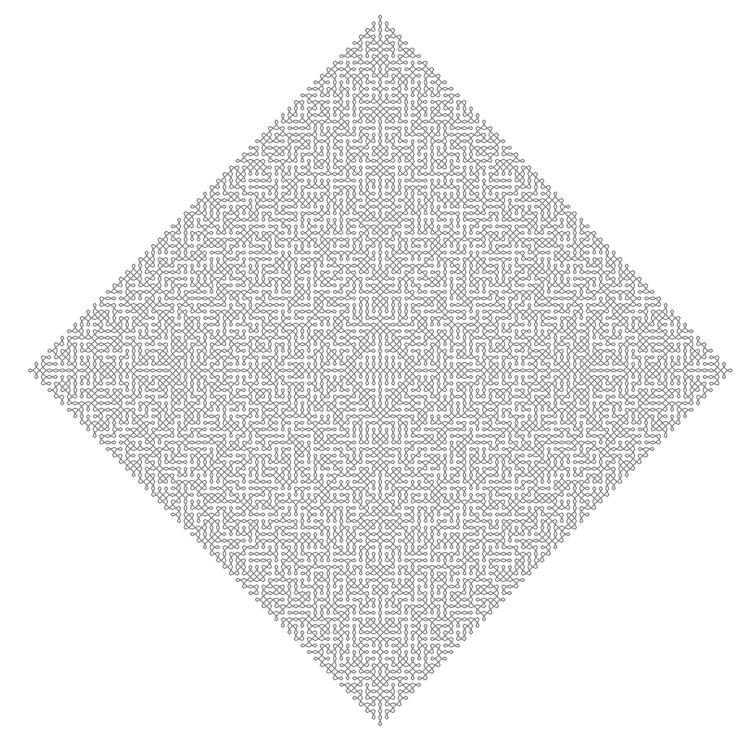
#> input picture data/datasets/pulli_kolam/kolam109-14.jpg, 1500 x 1500 px (shown at 1/2 size)
$ python -i image_processor.py   (imports and definitions only)   (older library calls are emulated)
#> lines starting #> are read from the running program, lines starting #| are printed output that depends on the picture; after the words box and inside, x2 and y2 are one past the last pixel; in counts of white or black regions, pixels touching at a corner belong together
import cv2
import numpy as np
from typing import Tuple, List, Optional, Dict, Union
import math
from scipy import ndimage
from skimage import filters, morphology, restoration
from skimage.segmentation import watershed
from skimage.feature import peak_local_maxima
import logging

# Configure logging
# [1 line not run here, left out]
logger = logging.getLogger(__name__)

class ImageProcessor:
    """
    Core image processing utilities using OpenCV for Kolam pattern analysis.
    Provides preprocessing, edge detection, contour analysis, and enhancement methods.
    """

    def __init__(self):
        # Canny edge detection thresholds
        self.canny_thresholds = {
            'low': 50,
            'high': 150,
            'aperture_size': 3,
            'l2_gradient': False
        }

        # Morphological kernel sizes
        self.kernel_size = {
            'small': (3, 3),
            'medium': (5, 5),
            'large': (7, 7),
            'xlarge': (9, 9)
        }

        # Gaussian blur parameters
        self.blur_params = {
            'kernel_size': (5, 5),
            'sigma_x': 1.0,
            'sigma_y': 1.0
        }

        # Noise reduction parameters
        self.denoise_params = {
            'h': 10,
            'template_window_size': 7,
            'search_window_size': 21
        }

        # Histogram equalization parameters
        self.clahe_params = {
            'clip_limit': 2.0,
            'tile_grid_size': (8, 8)
        }

    # [50 lines left out: function preprocess, not called in this run]

    def detect_edges(self, image: np.ndarray,
                    method: str = 'canny',
                    auto_threshold: bool = False,
                    **kwargs) -> np.ndarray:
        """
        Detect edges using various methods optimized for Kolam patterns.

        Args:
            image: Input grayscale image
            method: Edge detection method ('canny', 'sobel', 'laplacian', 'scharr')
            auto_threshold: Whether to automatically determine thresholds
            **kwargs: Additional parameters for edge detection

        Returns:
            Binary edge image
        """
        if method == 'canny':
            return self._canny_edges(image, auto_threshold, **kwargs)
        elif method == 'sobel':
            return self._sobel_edges(image, **kwargs)
        elif method == 'laplacian':
            return self._laplacian_edges(image, **kwargs)
        elif method == 'scharr':
            return self._scharr_edges(image, **kwargs)
        else:
            logger.warning(f"Unknown edge detection method: {method}. Using Canny.")
            return self._canny_edges(image, auto_threshold, **kwargs)

    def find_contours(self, image: np.ndarray,
                     mode: int = cv2.RETR_EXTERNAL,
                     method: int = cv2.CHAIN_APPROX_SIMPLE,
                     min_area: float = 100.0,
                     max_area: Optional[float] = None) -> List[np.ndarray]:
        """
        Find and filter contours suitable for Kolam analysis.

        Args:
            image: Binary input image
            mode: Contour retrieval mode
            method: Contour approximation method
            min_area: Minimum contour area to keep
            max_area: Maximum contour area to keep (None for no limit)

        Returns:
            List of filtered contours
        """
        try:
            # Ensure binary image
            if len(image.shape) == 3:
                image = cv2.cvtColor(image, cv2.COLOR_BGR2GRAY)

            _, binary = cv2.threshold(image, 127, 255, cv2.THRESH_BINARY)

            # Find contours
            contours, hierarchy = cv2.findContours(binary, mode, method)

            # Filter contours by area
            filtered_contours = []
            for contour in contours:
                area = cv2.contourArea(contour)
                if area >= min_area:
                    if max_area is None or area <= max_area:
                        filtered_contours.append(contour)

            logger.info(f"Found {len(filtered_contours)} valid contours out of {len(contours)} total")
            return filtered_contours

        except Exception as e:
            logger.error(f"Error finding contours: {e}")
            return []

    def enhance_contrast(self, image: np.ndarray, method: str = 'clahe') -> np.ndarray:
        """
        Enhance image contrast using various methods.

        Args:
            image: Input grayscale image
            method: Enhancement method ('clahe', 'hist_eq', 'gamma', 'adaptive')

        Returns:
            Contrast-enhanced image
        """
        if method == 'clahe':
            return self._clahe_enhancement(image)
        elif method == 'hist_eq':
            return cv2.equalizeHist(image)
        elif method == 'gamma':
            return self._gamma_correction(image, gamma=1.2)
        elif method == 'adaptive':
            return self._adaptive_enhancement(image)
        else:
            logger.warning(f"Unknown contrast method: {method}. Using CLAHE.")
            return self._clahe_enhancement(image)

    def remove_noise(self, image: np.ndarray, method: str = 'non_local_means') -> np.ndarray:
        """
        Remove noise from image using various denoising methods.

        Args:
            image: Input grayscale image
            method: Denoising method ('non_local_means', 'gaussian', 'bilateral', 'median')

        Returns:
            Denoised image
        """
        try:
            if method == 'non_local_means':
                return cv2.fastNlMeansDenoising(
                    image,
                    h=self.denoise_params['h'],
                    templateWindowSize=self.denoise_params['template_window_size'],
                    searchWindowSize=self.denoise_params['search_window_size']
                )
            elif method == 'gaussian':
                return cv2.GaussianBlur(image, self.blur_params['kernel_size'],
                                      self.blur_params['sigma_x'])
            elif method == 'bilateral':
                return cv2.bilateralFilter(image, 9, 75, 75)
            elif method == 'median':
                return cv2.medianBlur(image, 5)
            else:
                logger.warning(f"Unknown denoising method: {method}. Using Non-local means.")
                return cv2.fastNlMeansDenoising(image)

        except Exception as e:
            logger.error(f"Error in noise removal: {e}")
            return image

    # [279 lines left out: functions geometric_transformations, morphological_operations, segment_pattern, detect_lines, detect_circles, skeletonize and 2 more, not called in this run]

    def _canny_edges(self, image: np.ndarray, auto_threshold: bool, **kwargs) -> np.ndarray:
        """Apply Canny edge detection."""
        if auto_threshold:
            # Automatic threshold selection using Otsu's method
            high_thresh, _ = cv2.threshold(image, 0, 255, cv2.THRESH_BINARY + cv2.THRESH_OTSU)
            low_thresh = 0.5 * high_thresh
        else:
            low_thresh = kwargs.get('low_thresh', self.canny_thresholds['low'])
            high_thresh = kwargs.get('high_thresh', self.canny_thresholds['high'])

        aperture_size = kwargs.get('aperture_size', self.canny_thresholds['aperture_size'])
        l2_gradient = kwargs.get('l2_gradient', self.canny_thresholds['l2_gradient'])

        return cv2.Canny(image, low_thresh, high_thresh,
                        apertureSize=aperture_size, L2gradient=l2_gradient)

    # [42 lines left out: functions _sobel_edges, _laplacian_edges, _scharr_edges, not called in this run]

    def _clahe_enhancement(self, image: np.ndarray) -> np.ndarray:
        """Apply CLAHE (Contrast Limited Adaptive Histogram Equalization)."""
        clahe = cv2.createCLAHE(
            clipLimit=self.clahe_params['clip_limit'],
            tileGridSize=self.clahe_params['tile_grid_size']
        )
        return clahe.apply(image)

    # [8 lines left out: function _gamma_correction, not called in this run]

    def _adaptive_enhancement(self, image: np.ndarray) -> np.ndarray:
        """Apply adaptive histogram equalization."""
        return cv2.createCLAHE(clipLimit=3.0, tileGridSize=(8,8)).apply(image)

    # [444 lines left out: functions _get_morphological_kernel, _watershed_segmentation, _kmeans_segmentation, _threshold_segmentation, _region_growing_segmentation, _region_grow and 11 more, not called in this run]

    def visualize_processing_steps(self, image: np.ndarray,
                                 steps: List[str] = None) -> Dict[str, np.ndarray]:
        """
        Visualize various image processing steps for debugging.

        Args:
            image: Input image
            steps: List of processing steps to visualize

        Returns:
            Dictionary of processed images for each step
        """
        if steps is None:
            steps = ['original', 'grayscale', 'denoised', 'enhanced', 'edges', 'contours']

        results = {}

        try:
            # Original
            if 'original' in steps:
                results['original'] = image.copy()

            # Convert to grayscale
            if len(image.shape) == 3:
                gray = cv2.cvtColor(image, cv2.COLOR_BGR2GRAY)
            else:
                gray = image.copy()

            if 'grayscale' in steps:
                results['grayscale'] = gray

            # Denoised
            if 'denoised' in steps:
                denoised = self.remove_noise(gray)
                results['denoised'] = denoised
            else:
                denoised = gray

            # Enhanced contrast
            if 'enhanced' in steps:
                enhanced = self.enhance_contrast(denoised)
                results['enhanced'] = enhanced
            else:
                enhanced = denoised

            # Edge detection
            if 'edges' in steps:
                edges = self.detect_edges(enhanced)
                results['edges'] = edges

            # Contours
            if 'contours' in steps:
                contours = self.find_contours(enhanced if 'edges' not in steps else edges)
                contour_img = np.zeros_like(gray)
                cv2.drawContours(contour_img, contours, -1, 255, 2)
                results['contours'] = contour_img

            # Morphological operations
            if 'morphology' in steps:
                if 'edges' in results:
                    morph = self.morphological_operations(results['edges'], 'close')
                else:
                    edges = self.detect_edges(enhanced)
                    morph = self.morphological_operations(edges, 'close')
                results['morphology'] = morph

            # Skeleton
            if 'skeleton' in steps:
                if 'edges' in results:
                    skeleton = self.skeletonize(results['edges'])
                else:
                    edges = self.detect_edges(enhanced)
                    skeleton = self.skeletonize(edges)
                results['skeleton'] = skeleton

        except Exception as e:
            logger.error(f"Error in visualization: {e}")

        return results

    # [56 lines left out: functions save_processing_results, test_image_processor, not called in this run]

# [2 lines not run here, left out]

>>> import cv2
>>> picture = cv2.imread('../data/datasets/pulli_kolam/kolam109-14.jpg')
#> picture is the input picture: shape (1500, 1500, 3); min 91, max 255, mean 235
>>> result = ImageProcessor().visualize_processing_steps(picture)
#> in _clahe_enhancement, `return clahe.apply(image)`:
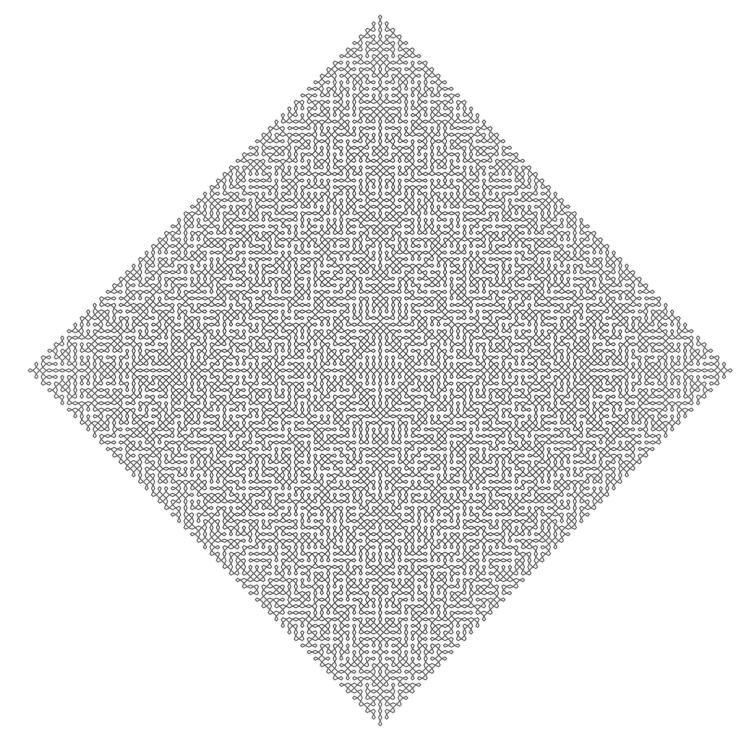
#> returned value: shape (1500, 1500) (shown at 1/2 size); min 40, max 255, mean 227.7
#> in _canny_edges, `return cv2.Canny(image, low_thresh, high_thresh, apertureSize=aperture..`:
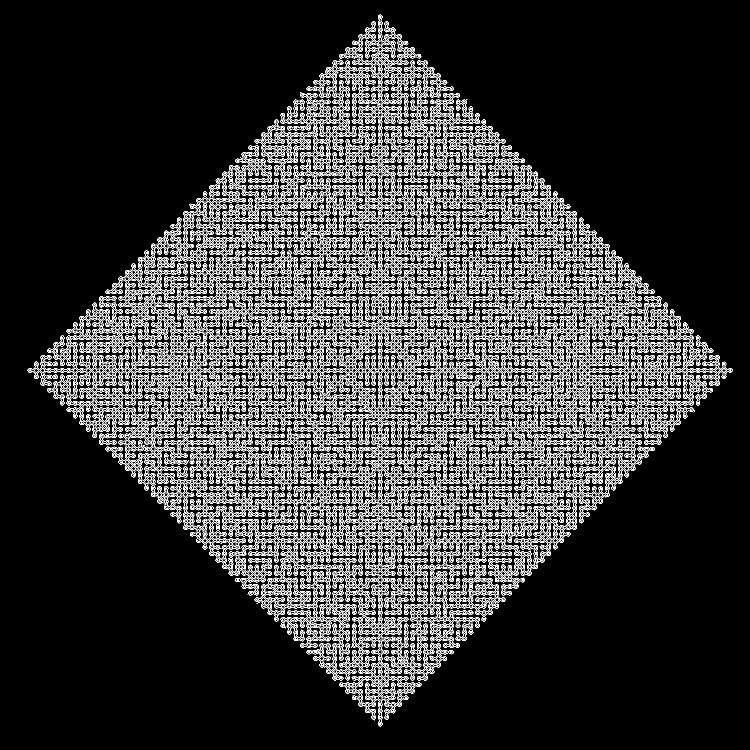
#> returned value: shape (1500, 1500) (shown at 1/2 size); 13% white in thin lines or dots, all inside (x1, y1, x2, y2) = (55, 29, 1465, 1453)
#> in find_contours, `contours, hierarchy = cv2.findContours(binary, mode, method)`: contours = 5193 contours, 2363 with area under 20; largest, box (x1, y1, x2, y2) and area: (132, 42, 869, 684) 21044, (756, 29, 1465, 1224) 12282, (866, 821, 1219, 1014) 11246, (749, 520, 1083, 648) 9738, (833, 369, 1109, 484) 8618
#> the loop in find_contours, `for contour in contours:` made 5193 passes
#> area on passes 3, 4, 6: 20.5, 20.5, 31
#> after the loop in find_contours, `for contour in contours:`: filtered_contours = 472 contours; largest, box (x1, y1, x2, y2) and area: (132, 42, 869, 684) 21044, (756, 29, 1465, 1224) 12282, (866, 821, 1219, 1014) 11246, (749, 520, 1083, 648) 9738, (833, 369, 1109, 484) 8618
#> in visualize_processing_steps, `contours = self.find_contours(enhanced if 'edges' not in steps else ed..`: contours has the same summary as filtered_contours in find_contours
#> in visualize_processing_steps, `cv2.drawContours(contour_img, contours, -1, 255, 2)`:
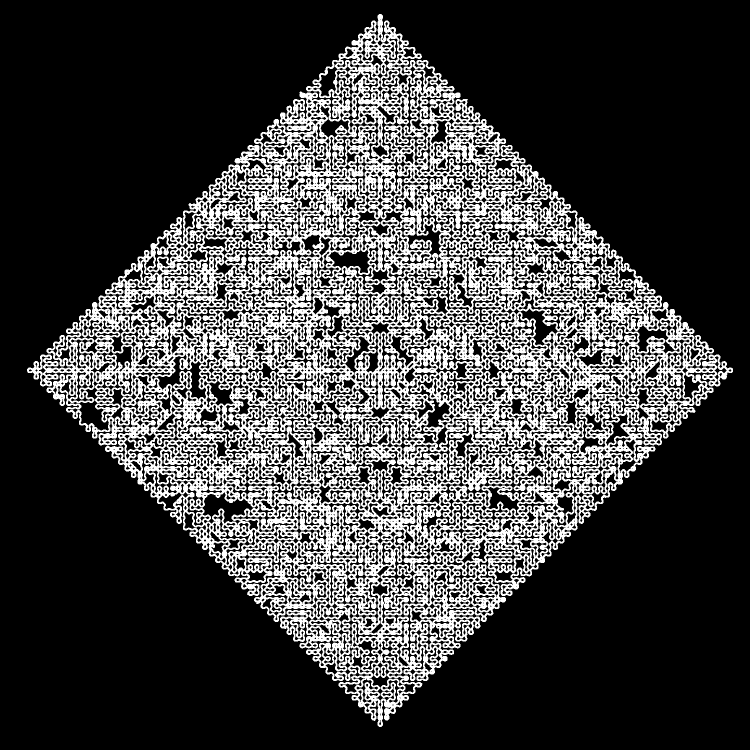
#> contour_img: shape (1500, 1500) (shown at 1/2 size); 25.4% white; 15 white regions, largest, box (x1, y1, x2, y2) and area: (54, 28, 1466, 1454) 566930, (190, 807, 241, 845) 724, (346, 742, 384, 780) 660
#> result = 6 items
